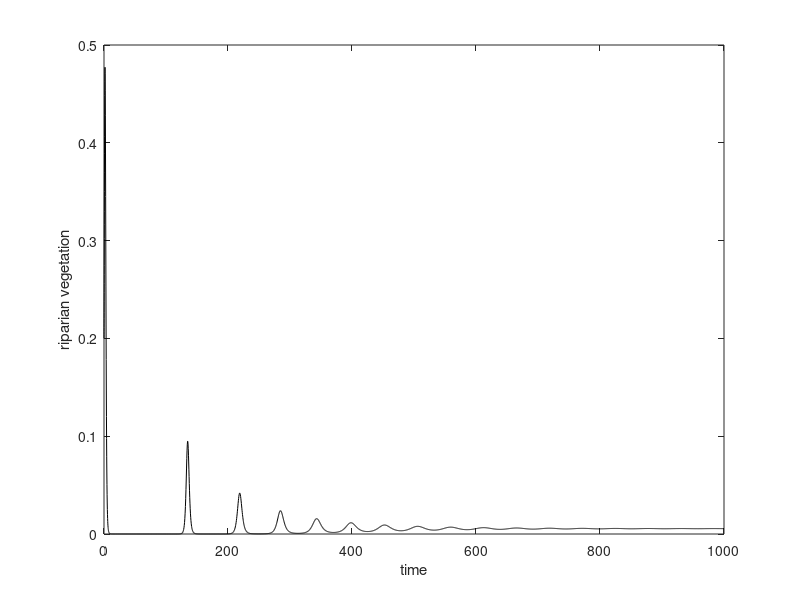
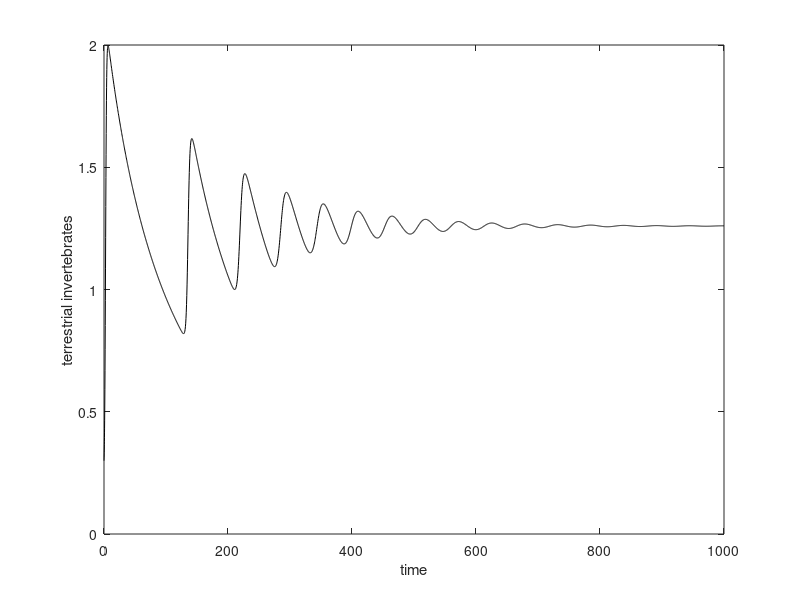
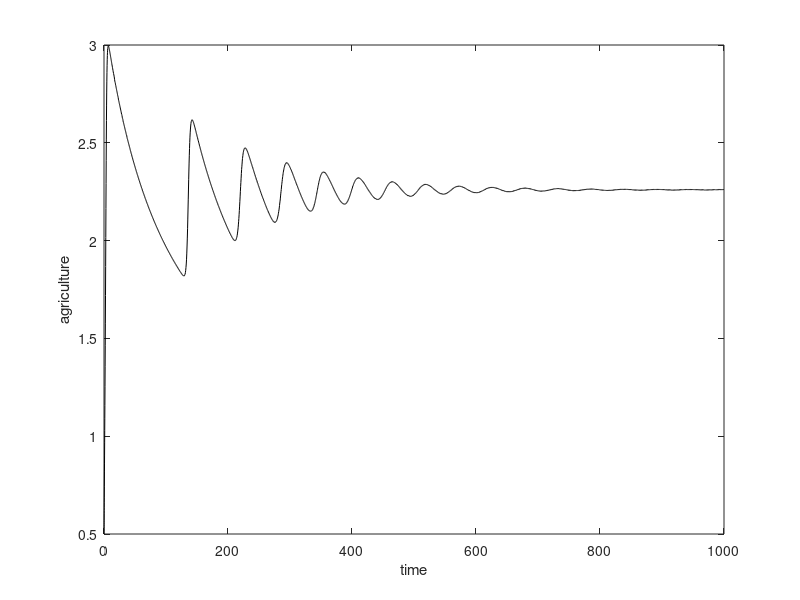
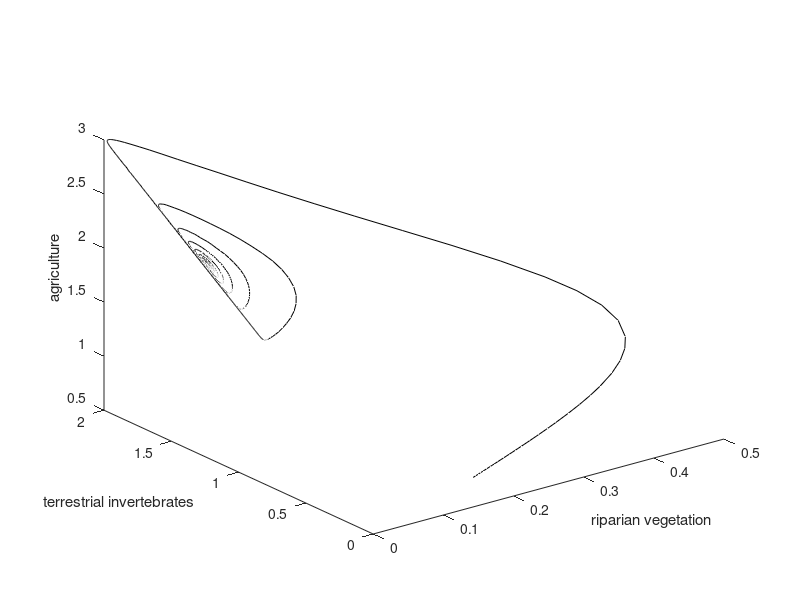

The MATLAB script that drew these images, in order:
% clc;
% clear;
% close all;
format long

%parameter values that will not vary in any file
s=1; K=1; nu=1; L=1;
%PARAMETER VALUES TO CHANGE
% r=0.009;
% r=0.9;
r=1.9;
%PARAMETER VALUES TO BE KEPT FIXED
alpha=.005; beta=1.5;
theta=.9; gamma=.0005; delta=.003;

%main model solving in RK4 method
riparian_dim=@(t,x)[r*x(1)*(1 - (x(1)/K)) - alpha*(x(1)^2)*x(3) - beta*x(2)*x(1); theta*beta*x(2)*x(1) - gamma*x(2)^2 - delta*x(2)*x(3); s*x(3)*(1 - (x(3)/L)) + nu*x(2)*x(3)];
[t,x]=ode45(riparian_dim,[0 1000],[.2 .3 .5]);
p_riparian=size(x);
V_cap_rev=x(p_riparian(1),1)
I_cap_rev=x(p_riparian(1),2)
A_cap_rev=x(p_riparian(1),3)

% %Equilibrium Existence
a_cap = (alpha*L*nu*theta*beta)/(s*(gamma+(delta*L*nu)/s))
b_cap = (r/K) + alpha*L -(alpha*(L^2)*nu*delta/(s*(gamma + (delta*L*nu/s)))) + (theta*(beta^2)/(gamma + (delta*L*nu/s)))
c_cap = -r - (delta*beta*L/(gamma + (delta*L*nu/s)))
D_cap = b_cap^2-4*a_cap*c_cap;
V1_cap = (-b_cap+sqrt(D_cap))/(2*a_cap)
V2_cap = (-b_cap-sqrt(D_cap))/(2*a_cap)
V_cap_act = V1_cap
I_cap_act = (theta*beta*V_cap_act - delta*L) / (gamma + (delta*L*nu/s))
A_cap_act = (s + nu*I_cap_act)*(L/s)

if delta<2*theta*beta && alpha<theta*beta^2
    disp("existence of interior equilibrium satisfied")
end
% if (theta*beta*V_cap_act > delta*L)
%     disp("existence of interior equilibrium satisfied")
% end
% %%dimensionless b1,b2,b3
% b1_dim = alpha*V_cap_act*A_cap_act + gamma*I_cap_act + A_cap_act + r*V_cap_act;
% b2_dim = r*V_cap_act*gamma*I_cap_act + r*V_cap_act*A_cap_act + alpha*V_cap_act*(A_cap_act^2) + (alpha*V_cap_act*A_cap_act*gamma*I_cap_act) + gamma*I_cap_act*A_cap_act + delta*I_cap_act*nu*A_cap_act + theta*V_cap_act*I_cap_act;
% b3_dim = r*V_cap_act*gamma*I_cap_act*A_cap_act + r*V_cap_act*delta*I_cap_act*nu*A_cap_act + alpha*V_cap_act*gamma*I_cap_act*(A_cap_act^2) + alpha*V_cap_act*delta*I_cap_act*nu*A_cap_act^2 + theta*I_cap_act*A_cap_act*V_cap_act + alpha*V_cap_act^2*theta*I_cap_act*nu*A_cap_act;
% hopf_riparian_dim = b1_dim*b2_dim-b3_dim
% 
% %Routh-Hurwitz Stability Analysis
b1 = alpha*V_cap_act*A_cap_act + gamma*I_cap_act + (s*A_cap_act/L) + (r*V_cap_act/K)
b2 = ((r*V_cap_act*gamma*I_cap_act)/K) + ((r*V_cap_act*s*A_cap_act)/L) + ((alpha*V_cap_act*(A_cap_act^2)*s)/L) + (alpha*V_cap_act*A_cap_act*gamma*I_cap_act) + ((gamma*I_cap_act*s*A_cap_act)/L) + (delta*I_cap_act*nu*A_cap_act) + (theta*beta^2*V_cap_act*I_cap_act);
b3 = ((r*V_cap_act*gamma*I_cap_act*s*A_cap_act)/(K*L)) + ((r*V_cap_act*delta*I_cap_act*nu*A_cap_act)/K) + ((alpha*V_cap_act*gamma*I_cap_act*s*A_cap_act^2)/L) + (alpha*V_cap_act*delta*I_cap_act*nu*A_cap_act^2) + ((theta*beta^2*I_cap_act*s*A_cap_act*V_cap_act)/L) + alpha*V_cap_act^2*theta*beta*I_cap_act*nu*A_cap_act;
hopf_riparian = b1*b2-b3
% 
if hopf_riparian>0
    disp('condition for b1*b2-b3>0')
end
% %Jacobian
% a11_1= - (r*V_cap_act/K)- alpha*V_cap_act*A_cap_act
a11 = r - (2*r*V_cap_act/K) - 2*alpha*V_cap_act*A_cap_act - beta*I_cap_act;
a12 = -beta*V_cap_act;
a13 = -alpha*V_cap_act^2;
a21 = theta*beta*I_cap_act;
a22 = theta*beta*V_cap_act - 2*gamma*I_cap_act - delta*A_cap_act;
% a22=-gamma*I_cap_act
a23 = -delta*I_cap_act;
a31 = 0;
a32 = nu*A_cap_act;
% a33=-s*A_cap_act/L
a33= s - (2*s*A_cap_act/L) + nu*I_cap_act;
J_riparian = [a11 a12 a13;a21 a22 a23;a31 a32 a33];
eigs(J_riparian)
% %Global Stability Condition (using Poincare Bendixosn theorem)
% if gamma>delta && r>alpha*K^2
%     disp('condition 1 for Global Stability satisfied')
% end
% if beta<r/K
%     disp('condition 2 for Global Stability satisfied')
% end
% % if nu<s/L && beta<r/K
% %     disp('condition 2 for Global Stability satisfied')
% % end
% if theta*beta<gamma
%     disp('condition 3 for Global Stability satisfied')
% end
% %Global Stability Condition (using Lyapunov)
if alpha^2*K^2<4*(delta*s*r)/(L*theta*nu*K)
    disp('condition 4 (Lyapunov) for Global Stability satisfied')
end
%%tranvsersality condition with respect to delta
trans_value=theta*I_cap_act*V_cap_act*(alpha*V_cap_act*A_cap_act-2*gamma*beta*I_cap_act-2*r*beta*V_cap_act-2*alpha*beta*V_cap_act*A_cap_act)
if trans_value~= 0
      disp('transversality condition satisfied')
end 

%Figures Plotted

figure(1)
plot(t,x(:,1),'k')
xlabel('time') 
ylabel('riparian vegetation') 
hold on
figure(2)
plot(t,x(:,2),'k')
xlabel('time') 
ylabel('terrestrial invertebrates') 
hold on
figure(3)
plot(t,x(:,3),'k')
xlabel('time') 
ylabel('agriculture') 
hold on
figure(4)
plot3(x(:,1),x(:,2),x(:,3),'k')
xlabel('riparian vegetation') 
ylabel('terrestrial invertebrates')
zlabel('agriculture')
hold on
% figure(5)
% plot(x(:,2),x(:,1),'b')
% xlabel('terrestrial invertebrates') 
% ylabel('riparian vegetation') 
% hold on